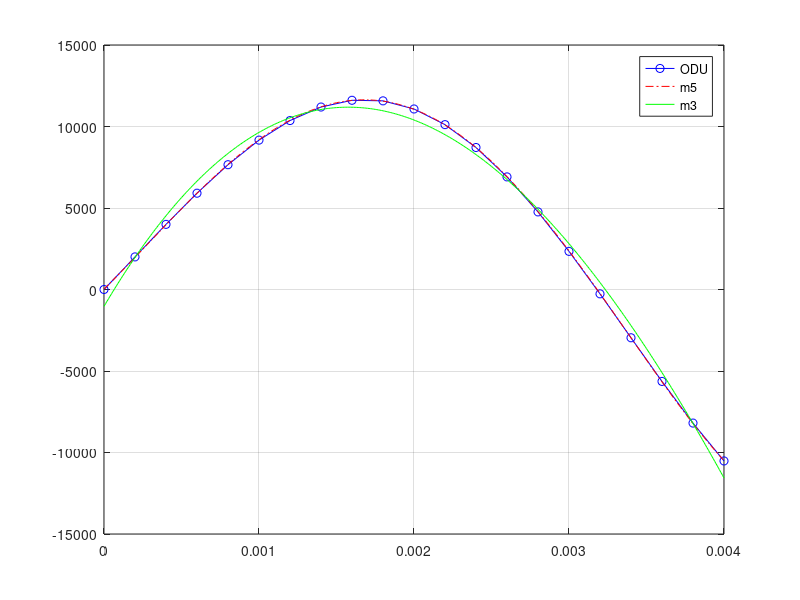

Reproduce this figure in MATLAB.
clc;
format longG
X = 0:0.0002:0.004;
Y2 = [0 0 0.4 1.1992 2.3808 3.9120 5.7450 7.8178 10.0567 12.3784 14.6931 16.9082 18.9310 20.6735 22.0552 23.0073 23.4752 23.4219 22.8297 21.7018 20.0630; 0 2000 3996 5908.008 7656.351984 9164.878960032 10364.1348027519 11194.3969753852 11608.433231563 11573.8655362131 11075.0296469914 10114.2368080996 8712.36436900597 6908.7262024665 4760.20073749988 2339.62327536452 -266.521061346552 -2961.03804039879 -5639.50514303906 -8194.17378985809 -10518.1528936619];
Y1 = [0 2000 3996 5908.008 7656.351984 9164.878960032 10364.1348027519 11194.3969753852 11608.433231563 11573.8655362131 11075.0296469914 10114.2368080996 8712.36436900597 6908.7262024665 4760.20073749988 2339.62327536452 -266.521061346552 -2961.03804039879 -5639.50514303906 -8194.17378985809 -10518.1528936619];
disp([X',Y2'])

[m5]=polyfit(X',Y1',5);
disp('M5')
disp(m5');
[m3]=polyfit(X',Y1',3);
disp('M3')
disp(m3');

x=0:0.00001:0.004;
y5=@(x)(m5(1).*x.^5+m5(2).*x.^4+m5(3).*x.^3+m5(4).*x.^2+m5(5).*x+m5(6));
y3=@(x)(m3(1).*x.^3+m3(2).*x.^2+m3(3).*x+m3(4));
plot(X,Y1,'b-o',x,y5(x),'r-.',x,y3(x),'-g');
grid;
legend('ODU','m5','m3');

a5=polyfit(X,Y1,5);
y5=polyval(a5,X);
e5=sum((Y1-y5).^2)/length(Y1);
a3=polyfit(X,Y1,3);
y3=polyval(a3,X);
e3=sum((Y1-y3).^2)/length(Y1);

y5=@(x)-(m5(1).*x.^5+m5(2).*x.^4+m5(3).*x.^3+m5(4).*x.^2+m5(5).*x+m5(6));
[x,y]=fminbnd(y5,0,0.004);
disp('X')
disp(x)
disp('-Y')
disp(-y)